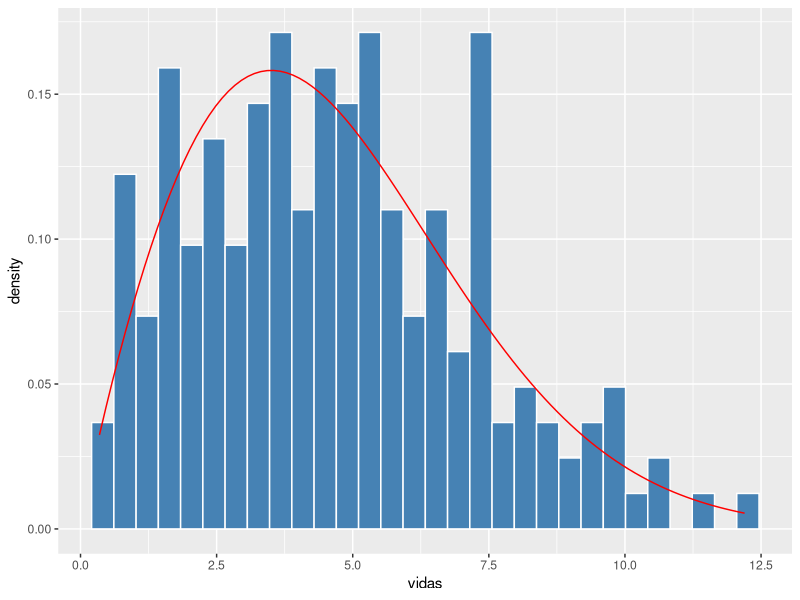

Generate this figure with R:
## ---- chunk 1
library(tidyverse)
library(MASS, exclude = "select")
set.seed(2026)
## ---- chunk 2
est <- replicate(20000, {
  x <- rnorm(15, 5, 3)
  c(media = mean(x), mediana = median(x))
})
tibble(estimador = rownames(est),
       sesgo = rowMeans(est) - 5,
       varianza = apply(est, 1, var))
## ---- chunk 3
fallos <- rpois(40, 2.3)
mean(fallos)                                         # EMV de lambda
se <- sqrt(mean(fallos) / length(fallos))            # I_n(lambda) = n / lambda
mean(fallos) + c(-1.96, 1.96) * se                   # IC de Wald
## ---- chunk 4
vidas <- rweibull(200, shape = 1.8, scale = 5)
ajuste <- fitdistr(vidas, "weibull")
ajuste
## ---- chunk 5
#| label: fig-lab-weibull
#| fig-cap: "Histograma de los datos y densidad Weibull ajustada."
ggplot(tibble(vidas), aes(vidas)) +
  geom_histogram(aes(y = after_stat(density)), bins = 30,
                 fill = "steelblue", color = "white") +
  stat_function(fun = dweibull,
                args = list(shape = ajuste$estimate["shape"], scale = ajuste$estimate["scale"]),
                color = "red")
## ---- chunk 6
rbind(
  wald = { p <- 18 / 120; p + c(-1, 1) * 1.96 * sqrt(p * (1 - p) / 120) },
  wilson = prop.test(18, 120, correct = FALSE)$conf.int,
  exacto = binom.test(18, 120)$conf.int
)
## ---- chunk 7
r_obs <- cor(mtcars$wt, mtcars$mpg)
boot_r <- replicate(5000, {
  i <- sample(nrow(mtcars), replace = TRUE)
  cor(mtcars$wt[i], mtcars$mpg[i])
})
c(observada = r_obs, error_tipico_boot = sd(boot_r))
quantile(boot_r, c(0.025, 0.975))
## ---- chunk 8
# 1
n <- 30; theta <- 5
est <- replicate(20000, {
  x <- runif(n, 0, theta)
  c(maximo = max(x), doble_media = 2 * mean(x), corregido = (n + 1) / n * max(x))
})
rowMeans((est - theta)^2)

# 2: EMV = 1 / media
x <- rexp(100, 3)
optimize(function(l) sum(dexp(x, l, log = TRUE)), c(0.01, 20), maximum = TRUE)$maximum
1 / mean(x)

# 3
cub <- replicate(5000, {
  x <- rnorm(25, 10, 2); s2 <- var(x)
  ic <- sqrt(c(24 * s2 / qchisq(0.975, 24), 24 * s2 / qchisq(0.025, 24)))
  ic[1] <= 2 & 2 <= ic[2]
})
mean(cub)

# 4: momentos: a = m*(m(1-m)/v - 1), b = (1-m)*(m(1-m)/v - 1)
x <- rbeta(500, 2, 5)
m <- mean(x); v <- var(x); k <- m * (1 - m) / v - 1
c(a = m * k, b = (1 - m) * k)
fitdistr(x, "beta", start = list(shape1 = 1, shape2 = 1))

# 5
library(palmerpenguins)
a <- na.omit(penguins$body_mass_g[penguins$species == "Adelie"])
g <- na.omit(penguins$body_mass_g[penguins$species == "Gentoo"])
d <- replicate(5000, mean(sample(g, replace = TRUE)) - mean(sample(a, replace = TRUE)))
quantile(d, c(0.025, 0.975))
t.test(g, a)$conf.int

# 6
cob <- function(p, n, nsim = 4000) {
  x <- rbinom(nsim, n, p); ph <- x / n
  w <- cbind(ph - 1.96 * sqrt(ph * (1 - ph) / n), ph + 1.96 * sqrt(ph * (1 - ph) / n))
  ws <- t(sapply(x, function(xx) prop.test(xx, n, correct = FALSE)$conf.int))
  ex <- t(sapply(x, function(xx) binom.test(xx, n)$conf.int))
  c(wald = mean(w[, 1] <= p & p <= w[, 2]),
    wilson = mean(ws[, 1] <= p & p <= ws[, 2]),
    exacto = mean(ex[, 1] <= p & p <= ex[, 2]))
}
round(cob(0.02, 100), 3)
